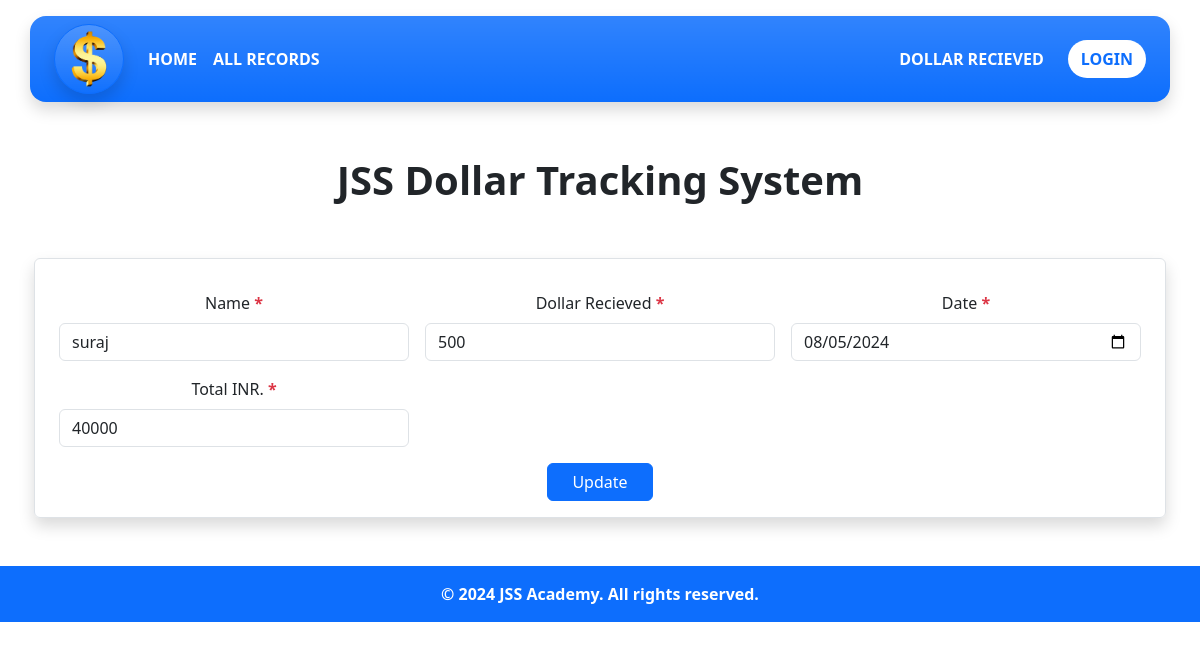
The page /updateRecieved.php?edtrid=1 on the database its author committed.
### tables this page shows
CREATE TABLE `dollarrecievedtable` (
  `Dollar_R_id` int(11) NOT NULL,
  `Name` varchar(20) NOT NULL,
  `Dollar_Recieved` int(11) NOT NULL,
  `Remark` varchar(50) NOT NULL,
  `Recieved_Date` date NOT NULL,
  `Total_INR` int(11) NOT NULL
);

### updateRecieved.php (the view, shortened to what this page needs)
<?php
include ('phpScript/dbconnect.php');
?>
<!doctype html>
<html lang="en">
<head>
    <link href="https://cdn.jsdelivr.net/npm/bootstrap@5.3.3/dist/css/bootstrap.min.css" rel="stylesheet"
>
</head>
<body>
    <?php  include ('header_footer/header.php')   ?>
    <div class="container-fluid">
        <div class="text-center pt-5 fs-1 fw-semibold">
            <p>JSS Dollar Tracking System</p>
        </div>
        <div class="container text-center py-5">
            <form class="row g-3 border rounded shadow p-3" action="" method="POST">
                <?php
                    if(isset($_GET['edtrid'])){
                    $eid = $_GET['edtrid'];
                    $edit_sql = "SELECT * FROM `dollarrecievedtable` WHERE Dollar_R_id = $eid";
                    $result = mysqli_query($conn, $edit_sql);
                    $row = mysqli_fetch_assoc($result);
                    $Name = $row['Name'];
                    $Dollar_Recieved = $row['Dollar_Recieved'];
                    $Recieved_Date = $row['Recieved_Date'];
                    $Total_INR = $row['Total_INR'];
                    }
                ?>
                <div class="col-md-4">
                    <label for="" class="form-label">Name <span class="text-danger fw-bold">*</span></label>
                    <input type="text"  name="clientname" value="<?php echo $Name ?>" class="form-control" id="">
                </div>
                <div class="col-md-4">
                    <label for="" class="form-label">Dollar Recieved <span class="text-danger fw-bold">*</span></label>
                    <input type="text"  name="dollarrec" value="<?php echo $Dollar_Recieved ?>" class="form-control" onkeyup="minus(this.value)"
                        id="inputDollarSent">
                </div>
                <div class="col-md-4">
                    <label for="" class="form-label">Date <span class="text-danger fw-bold">*</span></label>
                    <input type="date"  name="dsdate" value="<?php echo $Recieved_Date ?>" class="form-control" id="">
                </div>
                <div class="col-md-4">
                    <label for="" class="form-label">Total INR. <span class="text-danger fw-bold">*</span></label>
                    <input type="number"  name="tainINR" value="<?php echo $Total_INR ?>" class="form-control" id="amountininr">
                </div>
                <div class="col-12">
                    <button type="submit" name="updateDollar" class="btn btn-primary px-4">Update</button>
                </div>
            </form>
        </div>
    </div>
    <?php  include ('header_footer/footer.php')   ?>
</body>
</html>

### rows shown on the page
dollarrecievedtable: clientname "suraj", dollarrec "500", dsdate "08/05/2024", tainINR "40000"
